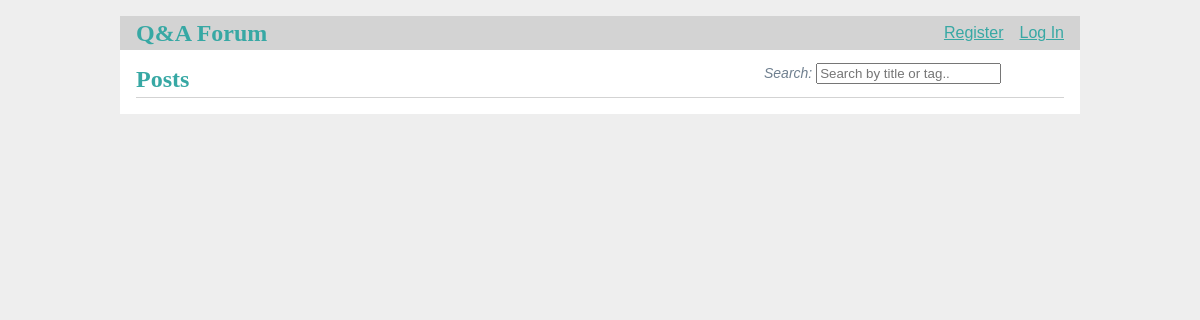
Before: / with the older database file.
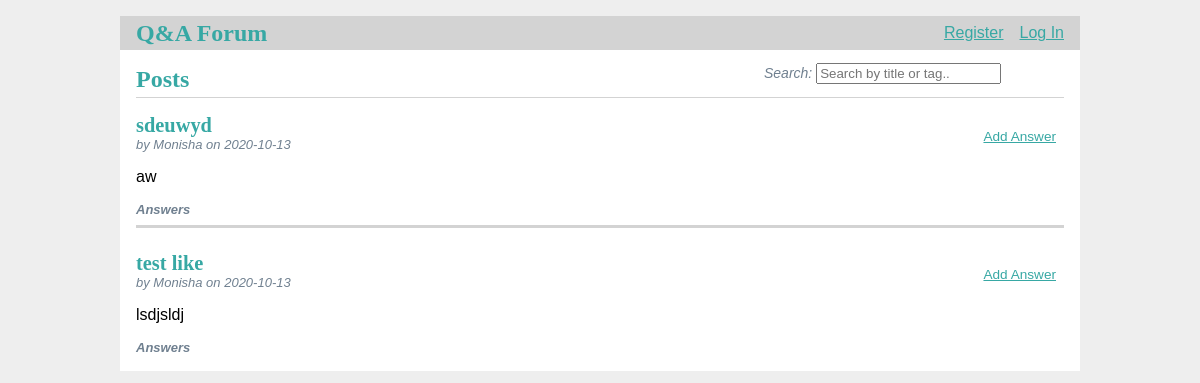
After: the same page with the newer database file.
### tables this page shows
CREATE TABLE post (
  id INTEGER PRIMARY KEY AUTOINCREMENT,
  author_id INTEGER NOT NULL,
  created TIMESTAMP NOT NULL DEFAULT CURRENT_TIMESTAMP,
  title TEXT NOT NULL,
  body TEXT NOT NULL,
  tag TEXT NOT NULL,
  FOREIGN KEY (author_id) REFERENCES user (id)
);

CREATE TABLE user (
  id INTEGER PRIMARY KEY AUTOINCREMENT,
  username TEXT UNIQUE NOT NULL,
  password TEXT NOT NULL
);

### task/blog.py (the view)
@bp.route("/",methods=("GET","POST"))
def index():
    db = get_db()
    if request.method == "POST":
        search = request.form["search"]
        error = None
        if not search:
            error = "Title is required."
        if error is not None:
            flash(error)
        posts = db.execute(
                "SELECT p.id, title, body, tag, created, author_id, username"
                " FROM post p JOIN user u ON p.author_id = u.id"
                " WHERE p.title LIKE ?",
                ('%'+search+'%',),
            ).fetchall()
        if not posts:
            posts = db.execute(
                "SELECT p.id, title, body, tag, created, author_id, username"
                " FROM post p JOIN user u ON p.author_id = u.id"
                " WHERE p.tag LIKE ?",
                ('%'+search+'%',),
            ).fetchall()
    else:
        posts = db.execute(
            "SELECT p.id, title, body, tag, created, author_id, username"
            " FROM post p JOIN user u ON p.author_id = u.id"
            " ORDER BY created DESC"
        ).fetchall()
    ans = db.execute(
        "SELECT a.id, comment, time_added, post_id, author_c"
        " FROM answer a JOIN post p ON a.post_id = p.id"
        " ORDER BY created DESC"
    ).fetchall()
    return render_template("blog/index.html",  **locals())

### task/auth.py (called while the page is built)
@bp.before_app_request
def load_logged_in_user():
    user_id = session.get("user_id")
    if user_id is None:
        g.user = None
    else:
        g.user = (
            get_db().execute("SELECT * FROM user WHERE id = ?", (user_id,)).fetchone()
        )

### task/db.py (called while the page is built)
def get_db():
    if "db" not in g:
        g.db = sqlite3.connect(
            current_app.config["DATABASE"], detect_types=sqlite3.PARSE_DECLTYPES
        )
        g.db.row_factory = sqlite3.Row
    return g.db

### task/templates/blog/index.html (shortened to what this page needs)
{% extends 'base.html' %}
{% block header %}
  <h1>{% block title %}Posts{% endblock %}</h1>
  <form method="post" style="display: inline-block; width: 300px; margin: 0 auto; color: slategray; font-style: italic; font-size: 14px;">
    Search: <input type="text" placeholder="Search by title or tag.." name="search" value="">
  </form>
{% endblock %}
{% block content %}
  {% for post in posts %}
    <article class="post">
      <header>
        <div>
          <h1>{{ post['title'] }}</h1>
          <div class="about">by {{ post['username'] }} on {{ post['created'].strftime('%Y-%m-%d') }}</div>
        </div>
        <a class="action" href="{{ url_for('blog.answer',  id=post['id']) }}">Add Answer</a>
      </header>
      <p class="body">{{ post['body'] }}</p>
      <div class="about">
        <label for="ans">Answers</label>
      </div>
    </article>
    {% if not loop.last %}
      <hr style="color : #d3d3d3; border-top: 3px solid;">
    {% endif %}
  {% endfor %}
{% endblock %}

### task/templates/base.html (shortened to what this page needs)
<!doctype html>
<link rel="stylesheet" href="{{ url_for('static', filename='style.css') }}">
<nav>
  <h1><a href="{{ url_for('index') }}">Q&A Forum</a></h1>
  <ul>
    {% if g.user %}
      <li><span>{{ g.user['username'] }}</span>
      <li><a href="{{ url_for('auth.logout') }}">Log Out</a>
    {% else %}
      <li><a href="{{ url_for('auth.register') }}">Register</a>
      <li><a href="{{ url_for('auth.login') }}">Log In</a>
    {% endif %}
  </ul>
</nav>
<section class="content">
  <header>
    {% block header %}{% endblock %}
  </header>
  {% block content %}{% endblock %}
</section>

### task/static/style.css (style rules this page uses)
h1, h2, h3, h4, h5, h6 { font-family: serif; color: #37a8a4; margin: 1rem 0; }
a { color: #37a8a4; }
hr { border: none; border-top: 1px solid; }
nav { background: lightgray; display: flex; align-items: center; padding: 0 0.5rem; }
nav h1 { flex: auto; margin: 0; }
nav h1 a { text-decoration: none; padding: 0.25rem 0.5rem; }
nav ul { display: flex; list-style: none; margin: 0; padding: 0; }
nav ul li a, nav ul li span, header .action { display: block; padding: 0.5rem; }
.content { padding: 0 1rem 1rem; }
.content > header { border-bottom: 1px solid lightgray; display: flex; align-items: flex-end; }
.content > header h1 { flex: auto; margin: 1rem 0 0.25rem 0; }
.post > header { display: flex; align-items: flex-end; font-size: 0.85em; }
.post > header > div:first-of-type { flex: auto; }
.post > header h1 { font-size: 1.5em; margin-bottom: 0; }
.post .about { color: slategray; font-style: italic; font-size: 13px; }
.post .body { white-space: pre-line; }
.content:last-child { margin-bottom: 0; }
.content form { margin: 1em 0; display: flex; flex-direction: column; }
.content label { font-weight: bold; margin-bottom: 0.5em; }
.content input, .content textarea { margin-bottom: 1em; }

Changed rows visible on the page:
added post: title "sdeuwyd", username "Monisha", created "2020-10-13", body "aw"
added post: title "test like", username "Monisha", created "2020-10-13", body "lsdjsldj"
